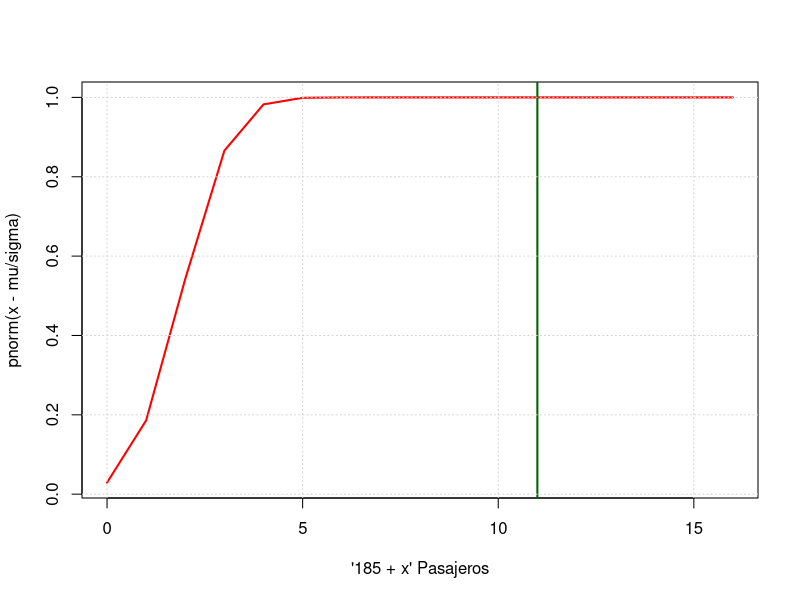

Write the R code that produced this figure.
## ---- chunk 1
knitr::opts_chunk$set(echo = TRUE)
## ---- chunk 2
setwd(".")
library(knitr)
## ---- chunk 3
n<-185
#Probabilidad de no presentarse al vuelo por parte de un pasajero
p<-0.019 
#Probabilidad de presentarse al vuelo por parte de un pasajero
q<-0.981  
mu<-(n*p)
sigma<-sqrt(n*p*q)
z<-(186-mu)/sigma
pnorm(z)

x<-seq(0,16,1)
plot(x, pnorm(x-mu/sigma),type="l", col="red", lwd=2,
     xlab="'185 + x' Pasajeros")
abline(v=11, col="darkgreen", lwd=2, xlab="196")
grid()
pnorm(z)
